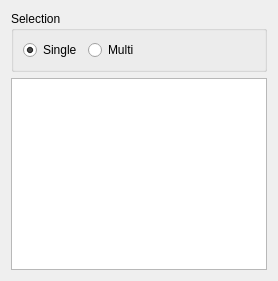
                   <widget class="QWidget" name="tab_9">
                    <attribute name="title">
                     <string>Table</string>
                    </attribute>
                    <layout class="QVBoxLayout" name="verticalLayout_19">
                     <item>
                      <widget class="QGroupBox" name="groupBox_7">
                       <property name="title">
                        <string>Selection</string>
                       </property>
                       <layout class="QHBoxLayout" name="horizontalLayout_18">
                        <item>
                         <widget class="QRadioButton" name="kropff_bragg_peak_single_selection">
                          <property name="text">
                           <string>Single</string>
                          </property>
                          <property name="checked">
                           <bool>true</bool>
                          </property>
                         </widget>
                        </item>
                        <item>
                         <widget class="QRadioButton" name="kropff_bragg_peak_multi_selection">
                          <property name="text">
                           <string>Multi</string>
                          </property>
                         </widget>
                        </item>
                        <item>
                         <spacer name="horizontalSpacer_18">
                          <property name="orientation">
                           <enum>Qt::Horizontal</enum>
                          </property>
                          <property name="sizeHint" stdset="0">
                           <size>
                            <width>40</width>
                            <height>20</height>
                           </size>
                          </property>
                         </spacer>
                        </item>
                       </layout>
                      </widget>
                     </item>
                     <item>
                      <widget class="QTableWidget" name="bragg_edge_tableWidget">
                       <property name="contextMenuPolicy">
                        <enum>Qt::CustomContextMenu</enum>
                       </property>
                       <property name="alternatingRowColors">
                        <bool>true</bool>
                       </property>
                       <property name="selectionMode">
                        <enum>QAbstractItemView::SingleSelection</enum>
                       </property>
                       <property name="selectionBehavior">
                        <enum>QAbstractItemView::SelectRows</enum>
                       </property>
                      </widget>
                     </item>
                    </layout>
                   </widget>
